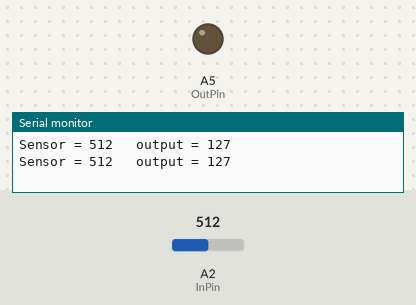
Simulated run of this program. Board: Arduino Uno, built with avr-gcc and run on an emulated ATmega328P. On the bench: output pins drawn as LEDs (lit = HIGH), the last lines printed to the serial monitor. The inputs (shaded band) are chosen by the test bench; at power-on: A2 (InPin) = 512.

Above: at 1.8 s.
1.9 s: A2 (InPin) set to 532
At 3.2 s:
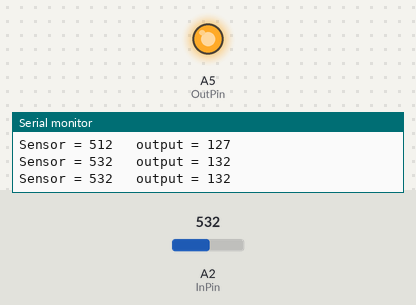
3.5 s: A2 (InPin) set to 511
At 4.8 s:
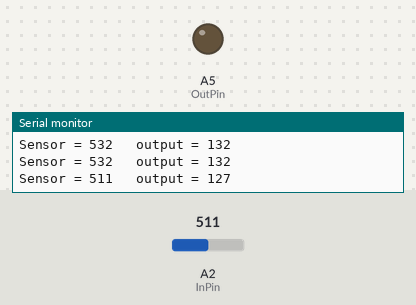
5.5 s: A2 (InPin) set to 716
At 6.3 s:
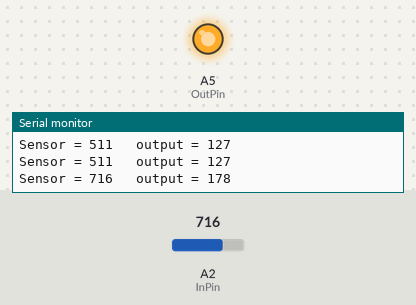
Timing chart, 0 to 8.5 s (numbered marks = the images above; inputs shaded):
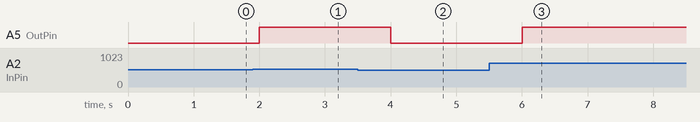

Measured:
- the behaviour switches between 513 and 514 on A2 (InPin) (found by bisection; images 0 and 1)
- after the input at 1.9 s, A5 (OutPin): LOW → HIGH after 0.10 s
- after the input at 3.5 s, A5 (OutPin): HIGH → LOW after 0.50 s
- after the input at 5.5 s, A5 (OutPin): LOW → HIGH after 0.50 s

The program:

main.cpp
```cpp
#include <Arduino.h>

const int InPin = A2;
const int OutPin = A5;
int SensorValue = 0;
int OutValue = 0;


void setup() { Serial.begin(9600); }

void loop(/* arguments */) {
  SensorValue = analogRead(InPin);
  OutValue = map(SensorValue, 0, 1023, 0, 255);
  analogWrite(OutPin, OutValue);
  Serial.print("Sensor = ");
  Serial.print(SensorValue);
  Serial.print("\t output = ");
  Serial.println(OutValue);

  // delayMicroseconds(3000000);
  delay(1000);
}
```
